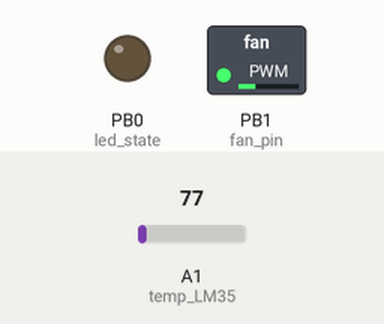
Recording of a sketch running on a simulated ATtiny85, built with avr-gcc and run on an emulated ATtiny85. On the bench: switched loads named in the sketch (green lamp = pin HIGH), output pins drawn as LEDs (lit = HIGH). Dashed ring = blinking. The test bench sets the inputs (shaded band); at power-on: A1 (temp_LM35) = 77.

Above: at 1.2 s.
1.3 s: A1 (temp_LM35) set to 67
At 2.2 s:
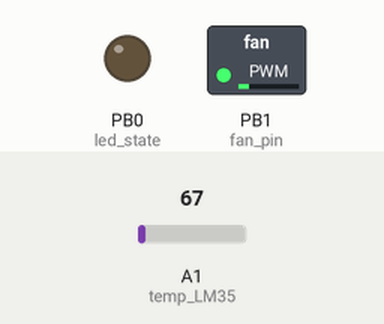
2.8 s: A1 (temp_LM35) set to 58
At 3.0 s:
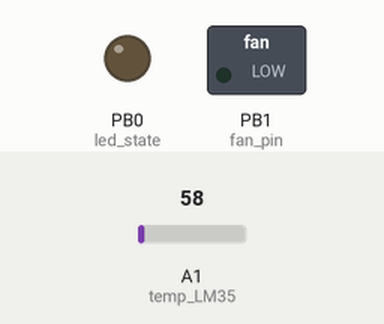
5.8 s: A1 (temp_LM35) set to 107
At 6.7 s:
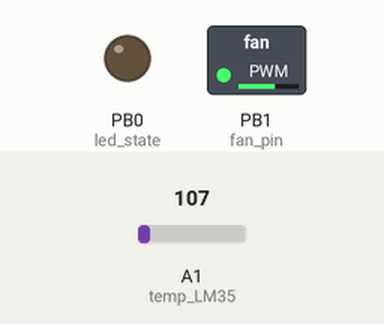
7.3 s: A1 (temp_LM35) set to 130
At 8.2 s:
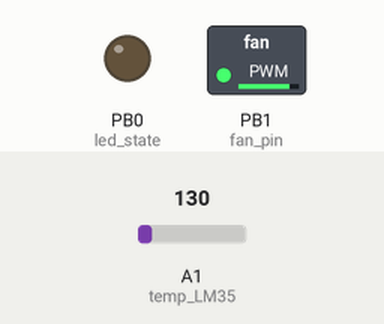
8.8 s: A1 (temp_LM35) set to 169
At 9.3 s:
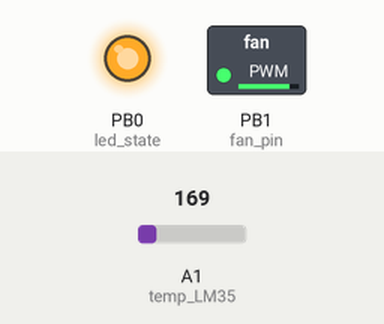
10.3 s: A1 (temp_LM35) set to 46
At 10.5 s:
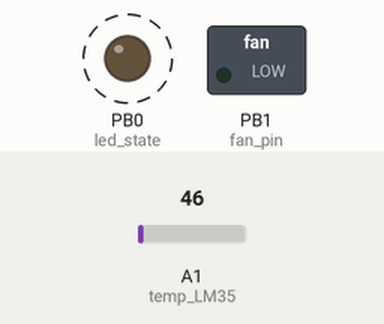
Timing chart, 0 to 14.3 s (numbered marks = the images above; inputs shaded):
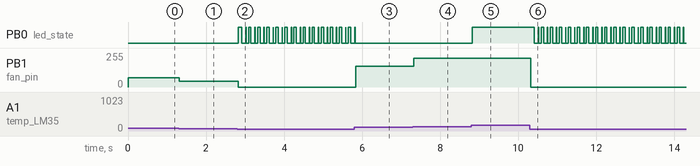

The sketch:

Attiny85_temp_fan_controller.ino
```cpp
/* this is a Attiny85 temprature based fan speed controller
 *  where A1 pin is used for input  from temprature sensor (LM35)
 *  where pin 1 is PWM pin used for fan output.
*/
#include "config_temp.h"

void setup()
{
  pinMode(fan_pin, OUTPUT);
  pinMode(led_state, OUTPUT);
  pinMode(temp_LM35, INPUT);

}

void loop()
{
   temp = readTemp();     // get the temperature
   if(temp < temp_Min)
   {   // if temp is lower than minimum temp
       fan_Speed = 0;      // fan is not spinning
       digitalWrite(fan_pin, LOW);
       indicateLow();

   }
   if((temp >= temp_Min) && (temp <= temp_Max))
   {  // if temperature is higher than minimum temp
       fan_Speed = map(temp, temp_Min, temp_Max, 32, 255); // the actual speed of fan
       analogWrite(fan_pin, fan_Speed);  // spin the fan at the fanSpeed speed

   }

   if(temp > temp_Max)
   {        // if temp is higher than tempMax
     digitalWrite(led_state, HIGH);  // turn on led

   }
   else
   {                    // else turn of led
     digitalWrite(led_state, LOW);

   }

}
```

ledState.ino
```cpp
void indicateLow()
{
  digitalWrite(led_state, HIGH);
  delay(100);
  digitalWrite(led_state, LOW);
  delay(100);
  digitalWrite(led_state, HIGH);
  delay(10);
  digitalWrite(led_state, LOW);
  delay(10);
  digitalWrite(led_state, HIGH);
  delay(1);
  digitalWrite(led_state, LOW);
  delay(1);

}
```

temp_cal.ino
```cpp
int readTemp()
{
  // get the temperature and convert it to celsius
  temp = analogRead(temp_LM35);
  temp=temp*(5.0/1023.0)*100;
  // float farh=(cel*9)/5+32;
     delay(10);
     return temp;
}
```

config_temp.h
```cpp
int temp_LM35 = A1;   // the output pin of LM35
int fan_pin = 1;       // the pin where fan module is
int led_state = 0;        // temprature status  pin
float temp;              //variable to store temprature data
int temp_Min = 30;   // the temperature to start the fan
int temp_Max = 70;   // the maximum temperature when fan is at 100%
int fan_Speed;
```

Measured:
- after the input at 1.3 s, PB1 (fan_pin): 71/255 → 43/255 at once
- after the input at 2.8 s, PB0 (led_state): LOW → HIGH at once, then repeats every 0.23 s: LOW 0.10 s, HIGH 0.01 s, LOW 0.06 s, HIGH 0.06 s; PB1 (fan_pin): 43/255 → 0/255 at once
- after the input at 5.8 s, PB0 (led_state): goes on until 5.8 s, then stays LOW; PB1 (fan_pin): 0/255 → 154/255 at once
- after the input at 7.3 s, PB1 (fan_pin): 154/255 → 215/255 at once
- after the input at 8.8 s, PB0 (led_state): LOW → HIGH at once
- after the input at 10.3 s, PB0 (led_state): alternates HIGH for 0.01 s and LOW for 0.10 s, starting after 0.12 s; PB1 (fan_pin): 215/255 → 0/255 at once
